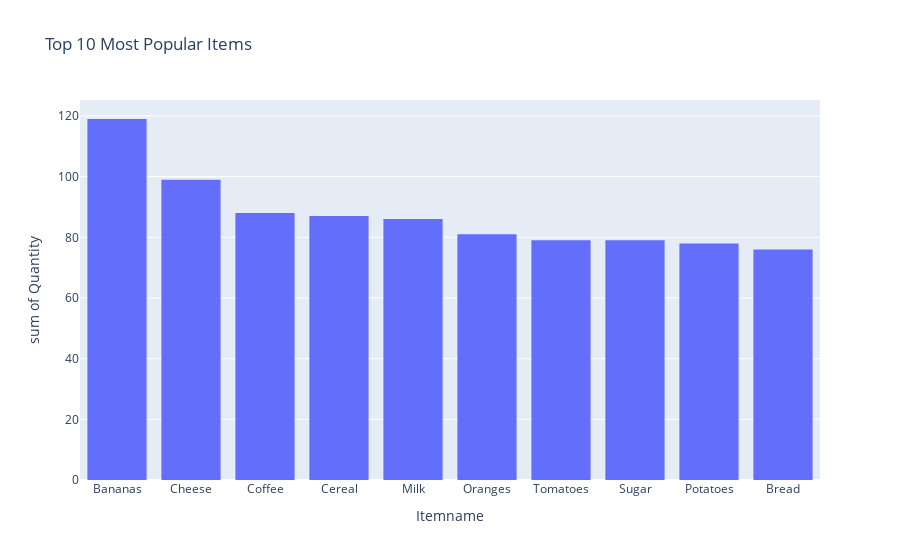

Notebook code for this chart:
### Markdown cell above
## **Top 10 Most Popular Items**

### Code cell
df_most_popular = df.groupby('Itemname')['Quantity'].sum().sort_values(ascending=False).reset_index()[:10]
display(df_most_popular)

px.histogram(df_most_popular,x='Itemname',y='Quantity',title='Top 10 Most Popular Items')

### Figure 1 — Plotly figure (JSON) as saved in the notebook; plotly's stock layout.template omitted (floating-point values rounded to 4 significant figures)
{"data": [{"alignmentgroup": "True", "bingroup": "x", "histfunc": "sum", "hovertemplate": "Itemname=%{x}<br>sum of Quantity=%{y}<extra></extra>", "legendgroup": "", "marker": {"color": "#636efa", "pattern": {"shape": ""}}, "name": "", "offsetgroup": "", "orientation": "v", "showlegend": false, "type": "histogram", "x": ["Bananas", "Cheese", "Coffee", "Cereal", "Milk", "Oranges", "Tomatoes", "Sugar", "Potatoes", "Bread"], "xaxis": "x", "y": [119, 99, 88, 87, 86, 81, 79, 79, 78, 76], "yaxis": "y"}], "layout": {"barmode": "relative", "legend": {"tracegroupgap": 0}, "title": {"text": "Top 10 Most Popular Items"}, "xaxis": {"anchor": "y", "domain": [0, 1], "title": {"text": "Itemname"}}, "yaxis": {"anchor": "x", "domain": [0, 1], "title": {"text": "sum of Quantity"}}}}
